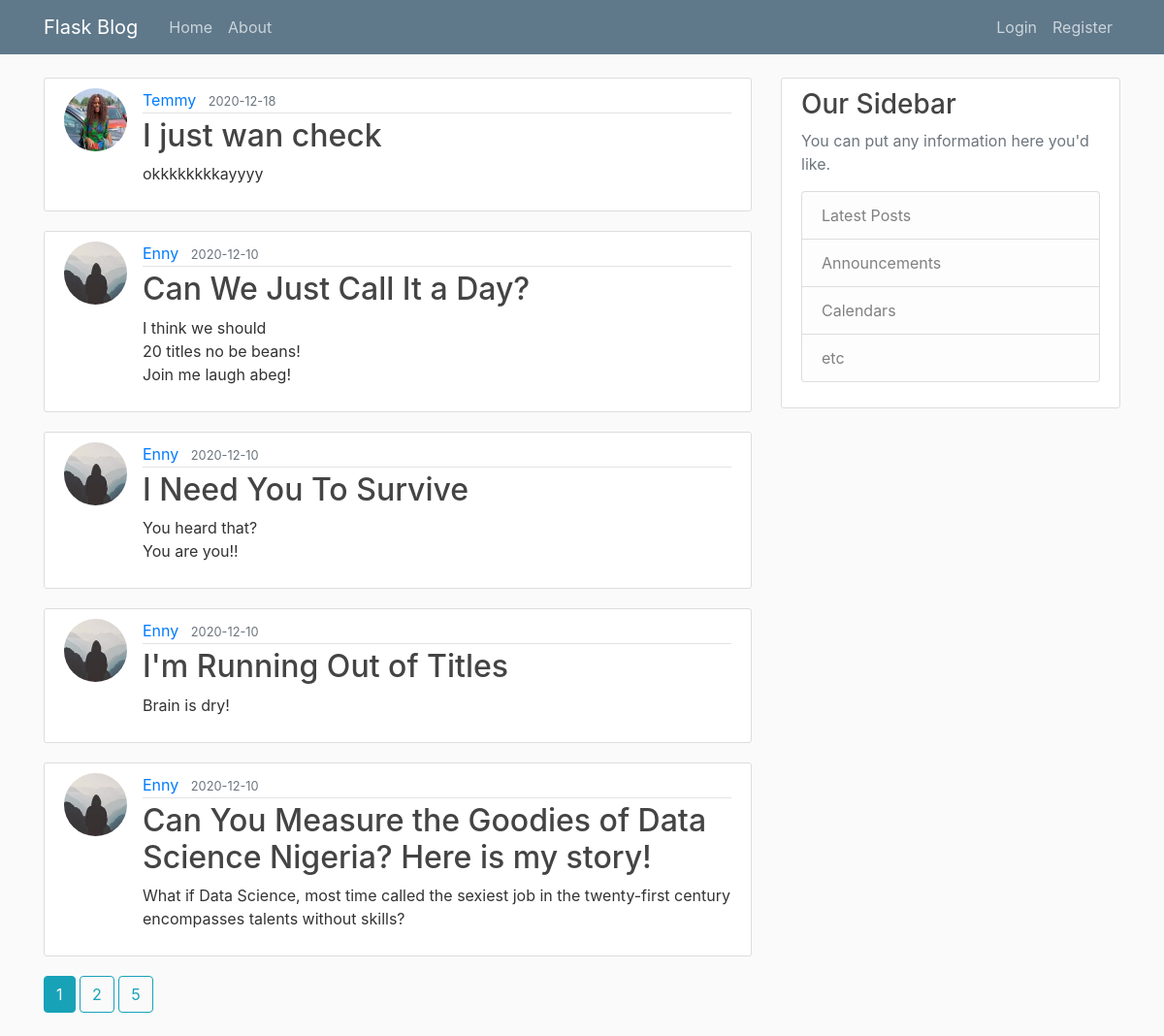
The page /home on the database its author committed.
### flaskblog/models.py (models this page shows, shortened)
class Post(db.Model):
	id= db.Column(db.Integer, primary_key= True)
	title= db.Column(db.String(100), nullable= False)
	date_posted= db.Column(db.DateTime, nullable= False, default= datetime.utcnow)
	content= db.Column(db.Text, nullable= False)
	user_id= db.Column(db.Integer, db.ForeignKey('user.id'), nullable= False)

class User(db.Model, UserMixin):
	id= db.Column(db.Integer, primary_key= True)
	username= db.Column(db.String(20), unique= True, nullable= False)
	email= db.Column(db.String(120), unique= True, nullable= False)
	image= db.Column(db.String(20), nullable= False, default= 'default.jpg')
	password= db.Column(db.String(60), nullable= False)
	posts= db.relationship('Post', backref= 'author', lazy= True)

### flaskblog/main/routes.py (the view)
@main.route("/")
@main.route("/home")
def home():
	page= request.args.get('page', 1, type= int)
	posts= Post.query.order_by(Post.date_posted.desc()).paginate(page= page, per_page= 5)
	return render_template('home.html', posts= posts)

### flaskblog/templates/home.html (shortened to what this page needs)
{% extends "layout.html" %}
{% block content %}
	{% for post in posts.items %}
		<article class="media content-section">
			<img class= "rounded-circle article-img" src="{{ url_for('static', filename= 'profile_pic/' + post.author.image) }}">
		  <div class="media-body">
		    <div class="article-metadata">
		      <a class="mr-2" href="{{ url_for('users.user_posts', username= post.author.username) }}">{{ post.author.username }}</a>
		      <small class="text-muted">{{ post.date_posted.strftime('%Y-%m-%d') }}</small>
		    </div>
		    <h2><a class="article-title" href="{{ url_for('posts.post', post_id = post.id) }}">{{ post.title }}</a></h2>
		    <p class="article-content">{{ post.content }}</p>
		  </div>
		</article>
	{% endfor %}
	{% for page_num in posts.iter_pages(left_edge= 1, right_edge= 1, left_current= 1, right_current= 2) %}
		{% if page_num %}
		  {% if posts.page == page_num %}
			<a class= "btn btn-info mb-4" href="{{ url_for('main.home', page= page_num) }}">{{ page_num }}</a>
		  {% else %}
		    <a class= "btn btn-outline-info mb-4" href="{{ url_for('main.home', page= page_num) }}">{{ page_num }}</a>
		  {% endif %}
		{% endif %}
	{% endfor%}
{% endblock %}

### flaskblog/templates/layout.html (shortened to what this page needs)
<!DOCTYPE html>
<html>
<head>
    <link rel="stylesheet" href="https://stackpath.bootstrapcdn.com/bootstrap/4.1.3/css/bootstrap.min.css">
    <link rel="stylesheet" type= "text/css" href= " {{ url_for('static', filename= 'main.css') }}">
</head>
<body>
	<header class="site-header">
	  <nav class="navbar navbar-expand-md navbar-dark bg-steel fixed-top">
	    <div class="container">
	      <a class="navbar-brand mr-4" href="/">Flask Blog</a>
	      <div class="collapse navbar-collapse" id="navbarToggle">
	        <div class="navbar-nav mr-auto">
	          <a class="nav-item nav-link" href="{{ url_for('main.home') }}">Home</a>
	          <a class="nav-item nav-link" href="{{ url_for('main.about') }}">About</a>
	        </div>
	        <div class="navbar-nav">
	          {% if current_user.is_authenticated %}
	            <a class="nav-item nav-link" href="{{ url_for('posts.new_post') }}">New Post</a>
	            <a class="nav-item nav-link" href="{{ url_for('users.account') }}">Account</a>
	            <a class="nav-item nav-link" href="{{ url_for('users.logout') }}">Logout</a>
	          {% else %}
	            <a class="nav-item nav-link" href="{{ url_for('users.login') }}">Login</a>
	            <a class="nav-item nav-link" href="{{ url_for('users.register') }}">Register</a>
	          {% endif %}
	        </div>
	      </div>
	    </div>
	  </nav>
	</header>
	<main role="main" class="container">
	  <div class="row">
	    <div class="col-md-8">
	      {% block content %}{% endblock %}
	    </div>
	    <div class="col-md-4">
	      <div class="content-section">
	        <h3>Our Sidebar</h3>
	        <p class='text-muted'>You can put any information here you'd like.
	          <ul class="list-group">
	            <li class="list-group-item list-group-item-light">Latest Posts</li>
	            <li class="list-group-item list-group-item-light">Announcements</li>
	            <li class="list-group-item list-group-item-light">Calendars</li>
	            <li class="list-group-item list-group-item-light">etc</li>
	          </ul>
	        </p>
	      </div>
	    </div>
	  </div>
	</main>
</body>
</html>

### flaskblog/static/main.css (style rules this page uses)
body { background: #fafafa; color: #333333; margin-top: 5rem; }
h1, h2, h3, h4, h5, h6 { color: #444444; }
.bg-steel { background-color: #5f788a; }
.site-header .navbar-nav .nav-link { color: #cbd5db; }
.content-section { background: #ffffff; padding: 10px 20px; border: 1px solid #dddddd; border-radius: 3px; margin-bottom: 20px; }
.article-title { color: #444444; }
.article-content { white-space: pre-line; }
.article-img { height: 65px; width: 65px; margin-right: 16px; }
.article-metadata { padding-bottom: 1px; margin-bottom: 4px; border-bottom: 1px solid #e3e3e3 }

### rows shown on the page
Post: image (picture), author.username "Temmy", date_posted "2020-12-18", title "I just wan check", content "okkkkkkkkayyyy"
Post: image (picture), author.username "Enny", date_posted "2020-12-10", title "Can We Just Call It a Day?", content "I think we should 20 titles no be beans! Join me laugh abeg!"
Post: image (picture), author.username "Enny", date_posted "2020-12-10", title "I Need You To Survive", content "You heard that? You are you!!"
Post: image (picture), author.username "Enny", date_posted "2020-12-10", title "I'm Running Out of Titles", content "Brain is dry!"
Post: image (picture), author.username "Enny", date_posted "2020-12-10", title "Can You Measure the Goodies of Data Science Nigeria? Here is my story!", content "What if Data Science, most time called the sexiest job in the twenty-first century encompasses talents without skills?"

### other values the page prints
{{ page_num }} "1"
{{ page_num }} "2" "5"
